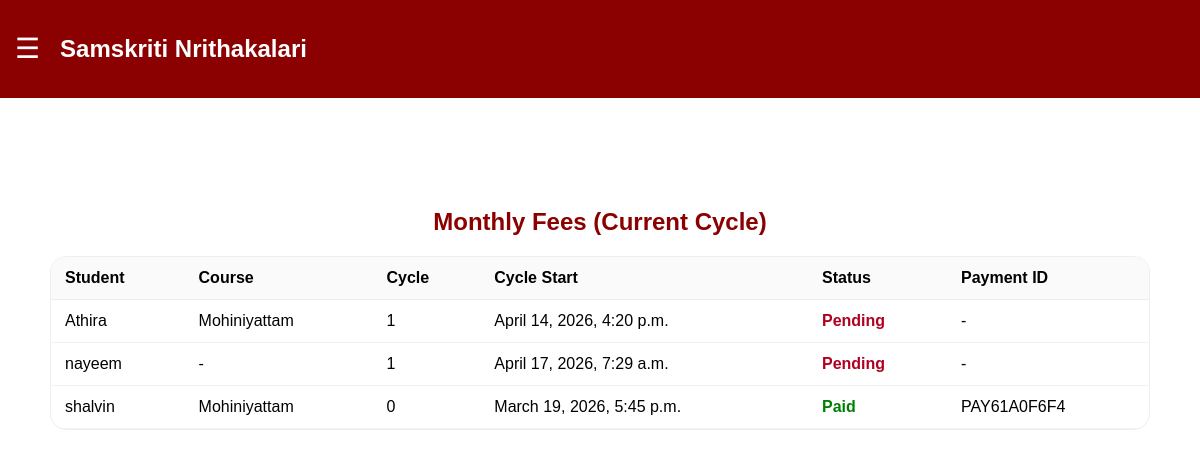
Page /admin-panel/monthly-fees/ (signed in) on the committed database.
### core/models.py (models this page shows, shortened)
class UserProfile(models.Model):
    user = models.OneToOneField(User, on_delete=models.CASCADE)
    age = models.IntegerField()
    phone = models.CharField(max_length=15)
    address = models.TextField(blank=True, default="")
    profile_image = models.ImageField(upload_to="profile_images/", blank=True, null=True)
    selected_course = models.ForeignKey(
        Course,
        on_delete=models.SET_NULL,
        null=True,
        blank=True,
        related_name="selected_by_students",
    )
    selected_timetable = models.ForeignKey(
        Timetable,
        on_delete=models.SET_NULL,
        null=True,
        blank=True,
        related_name="selected_by_students",
    )
    admission_fee_paid = models.BooleanField(default=False)
    payment_id = models.CharField(max_length=100, blank=True, null=True)
    class Meta:
        ordering = ["user__username"]

class Course(models.Model):
    name = models.CharField(max_length=100, default="Course")
    description = models.TextField(blank=True)
    duration = models.CharField(max_length=50, blank=True)
    fee = models.DecimalField(max_digits=10, decimal_places=0, default=1000)
    is_active = models.BooleanField(default=True)
    image = models.ImageField(upload_to="course_images/", blank=True, null=True)
    class Meta:
        ordering = ["name"]

class MonthlyFeePayment(models.Model):
    profile = models.ForeignKey(UserProfile, on_delete=models.CASCADE, related_name="monthly_fee_payments")
    course = models.ForeignKey(
        Course,
        on_delete=models.SET_NULL,
        null=True,
        blank=True,
        related_name="monthly_fee_payments",
    )
    month = models.CharField(max_length=7)  # YYYY-MM
    amount = models.DecimalField(max_digits=10, decimal_places=0, default=0)
    payment_id = models.CharField(max_length=100, blank=True, null=True)
    paid_at = models.DateTimeField(default=timezone.now)
    created_at = models.DateTimeField(auto_now_add=True)
    class Meta:
        ordering = ["-paid_at"]
        unique_together = ("profile", "month")

### core/views.py (the view)
# urls.py: path("admin-panel/monthly-fees/", views.admin_monthly_fees, name="admin_monthly_fees"),
@login_required
def admin_monthly_fees(request):
    if not is_admin_user(request.user):
        return redirect("dashboard")
    dt_now = timezone.now()
    student_profiles = (
        UserProfile.objects.select_related("user", "selected_course")
        .exclude(user__is_staff=True)
        .exclude(user__is_superuser=True)
        .order_by("user__username")
    )
    rows = []
    for prof in student_profiles:
        cycle_key = get_fee_cycle_key_for_user(prof.user, now=dt_now)
        cycle_start = get_fee_cycle_start_for_user(prof.user, cycle_key)
        paid = MonthlyFeePayment.objects.filter(profile=prof, month=cycle_key).first()
        rows.append(
            {
                "profile": prof,
                "cycle_key": cycle_key,
                "cycle_start": cycle_start,
                "paid": paid is not None,
                "payment": paid,
                "amount": int(prof.selected_course.fee) if prof.selected_course else 0,
            }
        )
    return render(
        request,
        "admin_monthly_fees.html",
        {"rows": rows},
    )

### core/views.py (called while the page is built)
def is_admin_user(user):
    return bool(user and user.is_authenticated and (user.is_staff or user.is_superuser))

def get_fee_cycle_key_for_user(user, now=None) -> str:
    now = now or timezone.now()
    start = getattr(user, "date_joined", None) or now
    if start > now:
        return "0"
    days_elapsed = (now - start).days
    cycle_number = days_elapsed // FEE_CYCLE_DAYS
    return str(cycle_number)

def get_fee_cycle_start_for_user(user, cycle_key: str):
    start = getattr(user, "date_joined", None) or timezone.now()
    cycle_number = int(cycle_key)
    return start + timedelta(days=cycle_number * FEE_CYCLE_DAYS)

### templates/admin_monthly_fees.html
{% extends 'base.html' %}
{% block content %}
<div style="max-width:1200px;margin:40px auto;padding:20px;">
    <h2 style="text-align:center;color:#8B0000;margin-bottom:20px;">Monthly Fees (Current Cycle)</h2>
    <div style="overflow:auto;border-radius:16px;border:1px solid #eee;background:white;">
        <table style="width:100%;border-collapse:collapse;">
            <thead>
                <tr style="background:#fafafa;">
                    <th style="text-align:left;padding:12px 14px;border-bottom:1px solid #eee;">Student</th>
                    <th style="text-align:left;padding:12px 14px;border-bottom:1px solid #eee;">Course</th>
                    <th style="text-align:left;padding:12px 14px;border-bottom:1px solid #eee;">Cycle</th>
                    <th style="text-align:left;padding:12px 14px;border-bottom:1px solid #eee;">Cycle Start</th>
                    <th style="text-align:left;padding:12px 14px;border-bottom:1px solid #eee;">Status</th>
                    <th style="text-align:left;padding:12px 14px;border-bottom:1px solid #eee;">Payment ID</th>
                </tr>
            </thead>
            <tbody>
                {% for row in rows %}
                    <tr>
                        <td style="padding:12px 14px;border-bottom:1px solid #f2f2f2;">{{ row.profile.user.username }}</td>
                        <td style="padding:12px 14px;border-bottom:1px solid #f2f2f2;">
                            {% if row.profile.selected_course %}
                                {{ row.profile.selected_course.name }}
                            {% else %}
                                -
                            {% endif %}
                        </td>
                        <td style="padding:12px 14px;border-bottom:1px solid #f2f2f2;">{{ row.cycle_key }}</td>
                        <td style="padding:12px 14px;border-bottom:1px solid #f2f2f2;">{{ row.cycle_start }}</td>
                        <td style="padding:12px 14px;border-bottom:1px solid #f2f2f2;">
                            {% if row.paid %}
                                <span style="color:green;font-weight:900;">Paid</span>
                            {% else %}
                                <span style="color:#b00020;font-weight:900;">Pending</span>
                            {% endif %}
                        </td>
                        <td style="padding:12px 14px;border-bottom:1px solid #f2f2f2;">
                            {% if row.payment %}
                                {{ row.payment.payment_id }}
                            {% else %}
                                -
                            {% endif %}
                        </td>
                    </tr>
                {% empty %}
                    <tr>
                        <td colspan="6" style="padding:18px;color:#555;text-align:center;">
                            No students found.
                        </td>
                    </tr>
                {% endfor %}
            </tbody>
        </table>
    </div>
</div>
{% endblock %}

### static/css/style.css (style rules this page uses)
body { margin:0; font-family:Arial; }

### rows in the picture
UserProfile: profile.user.username "Athira", profile.selected_course.name "Mohiniyattam", cycle_key "1", cycle_start "April 14, 2026, 4:20 p.m.", shows "Pending"
UserProfile: profile.user.username "nayeem", cycle_key "1", cycle_start "April 17, 2026, 7:29 a.m.", shows "Pending"
UserProfile: profile.user.username "shalvin", profile.selected_course.name "Mohiniyattam", cycle_key "0", cycle_start "March 19, 2026, 5:45 p.m.", shows "Paid", payment.payment_id "PAY61A0F6F4"
